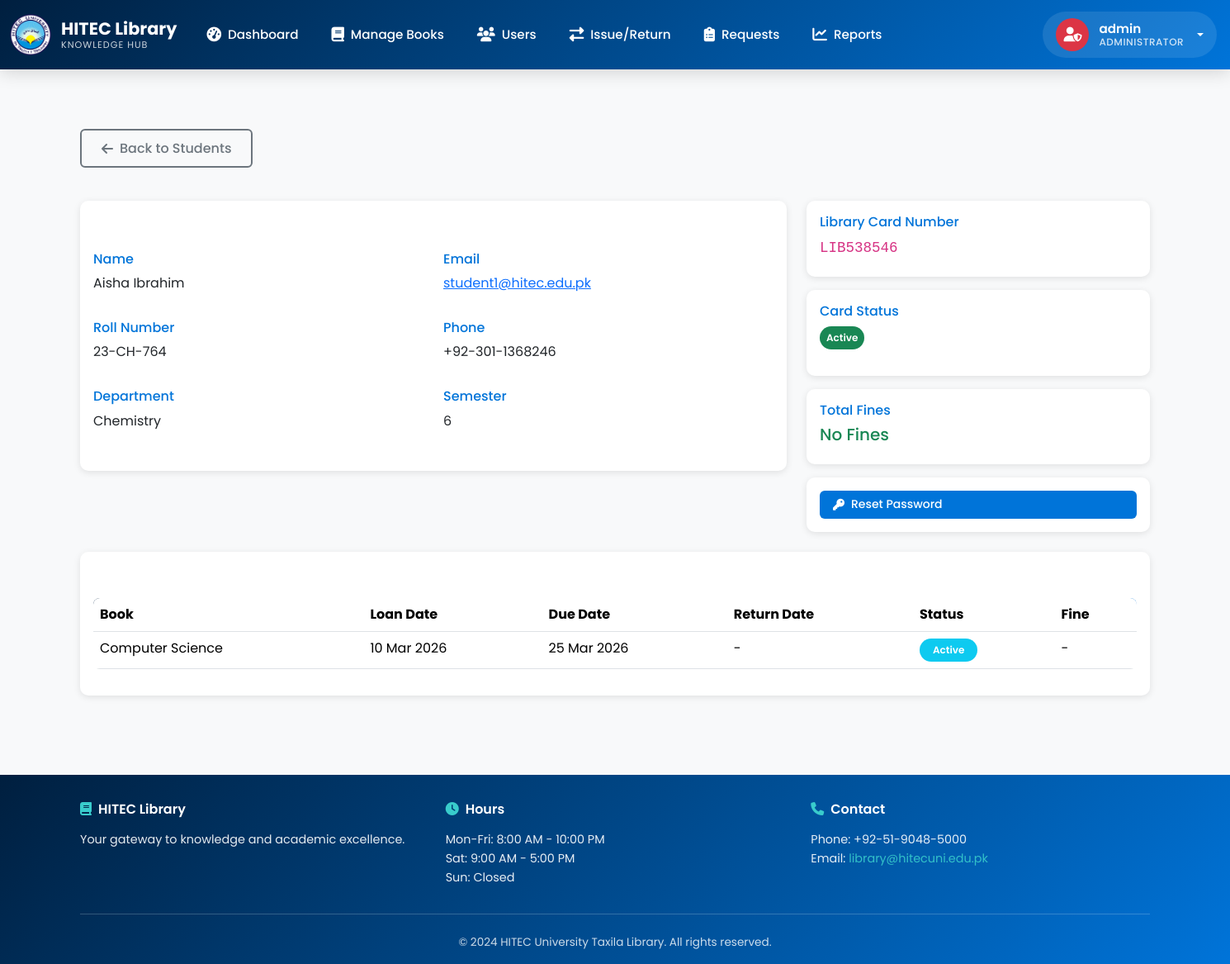
The app's page /admin/students/1 (signed in), older data.
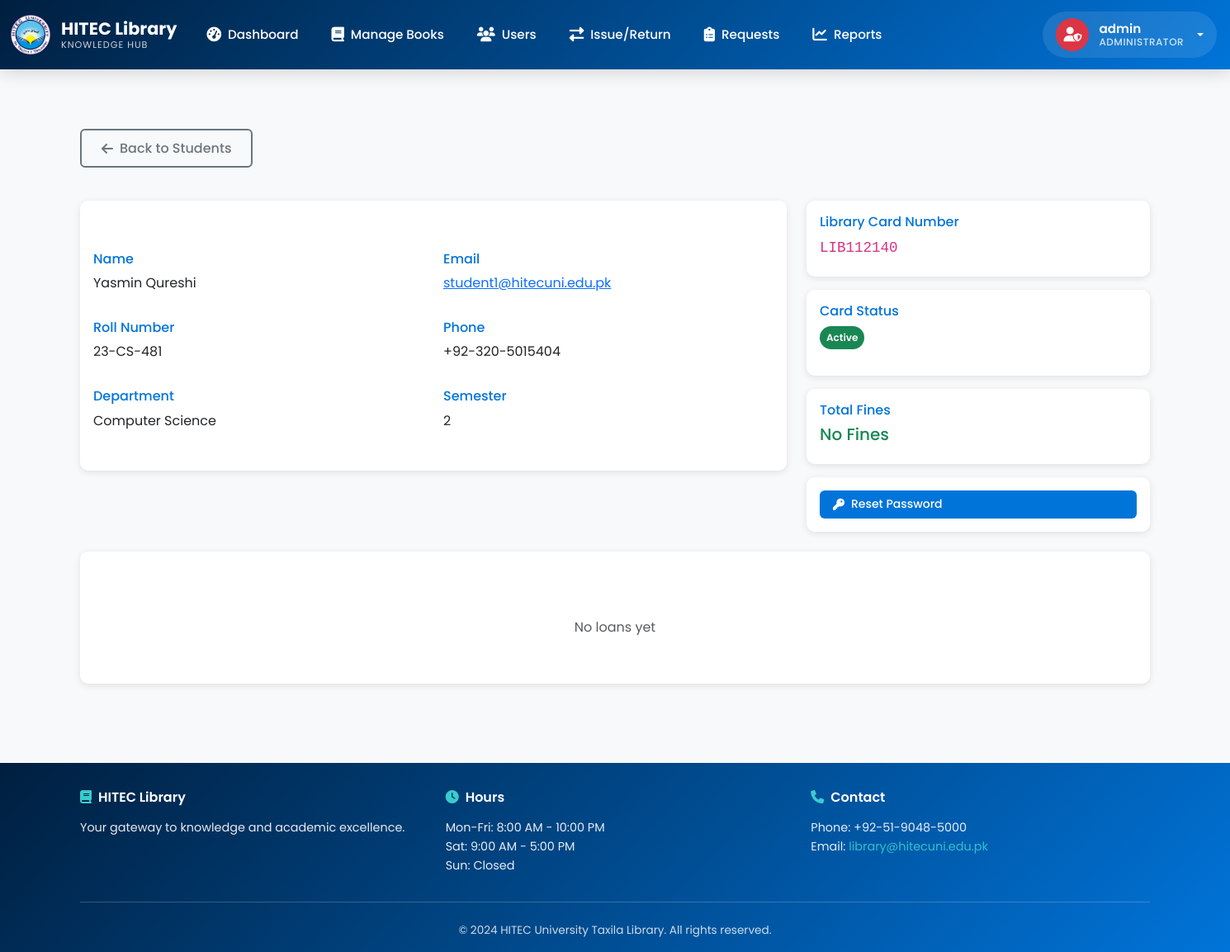
The same page, newer data.
### app.py (models this page shows, shortened)
class Student(db.Model):
    id = db.Column(db.Integer, primary_key=True)
    name = db.Column(db.String(150), nullable=False)
    email = db.Column(db.String(100), unique=True, nullable=False)
    roll_number = db.Column(db.String(20), unique=True, nullable=False)
    phone = db.Column(db.String(15))
    department = db.Column(db.String(100))
    semester = db.Column(db.Integer)
    library_card_number = db.Column(db.String(50), unique=True, nullable=False)
    password_hash = db.Column(db.String(255), nullable=True)  # For student authentication
    card_status = db.Column(db.String(20), default='active')  # active, suspended, expired
    total_fines = db.Column(db.Float, default=0.0)
    registered_at = db.Column(db.DateTime, default=get_utc_now)
    profile_image = db.Column(db.String(500), default='https://ui-avatars.com/api/?name={}&background=random'.format('Student'))
    last_login = db.Column(db.DateTime, nullable=True)
    loans = db.relationship('Loan', backref='student', lazy=True)
    reviews = db.relationship('Review', backref='student', lazy=True)

class Loan(db.Model):
    id = db.Column(db.Integer, primary_key=True)
    student_id = db.Column(db.Integer, db.ForeignKey('student.id'), nullable=False)
    book_id = db.Column(db.Integer, db.ForeignKey('book.id'), nullable=False)
    loan_date = db.Column(db.DateTime, default=get_utc_now)
    due_date = db.Column(db.DateTime, nullable=False)
    return_date = db.Column(db.DateTime)
    is_returned = db.Column(db.Boolean, default=False)
    fine_amount = db.Column(db.Float, default=0.0)
    def calculate_fine(self):
        if not self.is_returned:
            now = get_utc_now()
            if now > self.due_date:
                days_overdue = (now - self.due_date).days
                self.fine_amount = days_overdue * LATE_FEE_PER_DAY
        return self.fine_amount
    def is_overdue(self):
        if not self.is_returned:
            return get_utc_now() > self.due_date
        return False

class Book(db.Model):
    id = db.Column(db.Integer, primary_key=True)
    title = db.Column(db.String(200), nullable=False)
    author = db.Column(db.String(150), nullable=False)
    isbn = db.Column(db.String(20), unique=True)
    genre = db.Column(db.String(50))
    year_published = db.Column(db.Integer)
    publisher = db.Column(db.String(150))
    total_copies = db.Column(db.Integer, default=1)
    available_copies = db.Column(db.Integer, default=1)
    cover_image = db.Column(db.String(500))
    description = db.Column(db.Text)
    average_rating = db.Column(db.Float, default=0.0)
    created_at = db.Column(db.DateTime, default=get_utc_now)
    loans = db.relationship('Loan', backref='book', lazy=True)
    reviews = db.relationship('Review', backref='book', lazy=True)

### app.py (the view)
@app.route('/admin/students/<int:id>')
@login_required
def admin_student_detail(id):
    student = Student.query.get_or_404(id)
    loans = Loan.query.filter_by(student_id=id).order_by(Loan.loan_date.desc()).all()
    rental_requests = BookRentalRequest.query.filter_by(student_id=id).order_by(BookRentalRequest.request_date.desc()).all()
    fine_payments = FinePayment.query.filter_by(student_id=id).order_by(FinePayment.payment_date.desc()).all()
    for loan in loans:
        loan.calculate_fine()
    return render_template('admin/student_detail.html',
                         student=student,
                         loans=loans,
                         rental_requests=rental_requests,
                         fine_payments=fine_payments)

### app.py (called while the page is built)
def get_utc_now():
    return datetime.now(timezone.utc).replace(tzinfo=None)

def login_required(f):
    @wraps(f)
    def decorated_function(*args, **kwargs):
        if 'admin_id' not in session:
            flash('Please login to access this page', 'warning')
            return redirect(url_for('login'))
        return f(*args, **kwargs)
    return decorated_function

### templates/admin/student_detail.html (shortened to what the changed rows need)
{% extends "base.html" %}
{% block content %}
<div class="container py-5">
    <div class="row mb-4">
        <div class="col-md-8">
            <div class="card border-0 shadow-sm">
                <div class="card-body">
                    <div class="row">
                        <div class="col-md-6 mb-3">
                            <h6 class="text-secondary">Name</h6>
                            <p>{{ student.name }}</p>
                        </div>
                        <div class="col-md-6 mb-3">
                            <p><a href="mailto:{{ student.email }}">{{ student.email }}</a></p>
                        </div>
                    </div>
                    <div class="row">
                        <div class="col-md-6 mb-3">
                            <h6 class="text-secondary">Roll Number</h6>
                            <p>{{ student.roll_number }}</p>
                        </div>
                        <div class="col-md-6 mb-3">
                            <h6 class="text-secondary">Phone</h6>
                            <p>{{ student.phone or '-' }}</p>
                        </div>
                    </div>
                    <div class="row">
                        <div class="col-md-6 mb-3">
                            <h6 class="text-secondary">Department</h6>
                            <p>{{ student.department or '-' }}</p>
                        </div>
                        <div class="col-md-6 mb-3">
                            <h6 class="text-secondary">Semester</h6>
                            <p>{{ student.semester or '-' }}</p>
                        </div>
                    </div>
                </div>
            </div>
        </div>
        <div class="col-md-4">
            <div class="card border-0 shadow-sm mb-3">
                <div class="card-body">
                    <p class="h5"><code>{{ student.library_card_number }}</code></p>
                </div>
            </div>
        </div>
    </div>
    <div class="row">
        <div class="col-md-12">
            <div class="card border-0 shadow-sm">
                <div class="card-body">
                    {% if loans %}
                    <div class="table-responsive">
                        <table class="table table-hover">
                            <thead>
                                <tr>
                                    <th>Book</th>
                                    <th>Loan Date</th>
                                    <th>Due Date</th>
                                    <th>Return Date</th>
                                    <th>Status</th>
                                    <th>Fine</th>
                                </tr>
                            </thead>
                            <tbody>
                                {% for loan in loans %}
                                <tr>
                                    <td>{{ loan.book.title }}</td>
                                    <td>{{ loan.loan_date.strftime('%d %b %Y') }}</td>
                                    <td>{{ loan.due_date.strftime('%d %b %Y') }}</td>
                                    <td>
                                        {% if loan.return_date %}
                                        {{ loan.return_date.strftime('%d %b %Y') }}
                                        {% else %}
                                        -
                                        {% endif %}
                                    </td>
                                    <td>
                                        {% if loan.is_returned %}
                                            <span class="badge bg-success">Returned</span>
                                        {% elif loan.is_overdue() %}
                                            <span class="badge bg-danger">Overdue</span>
                                        {% else %}
                                            <span class="badge bg-info">Active</span>
                                        {% endif %}
                                    </td>
                                    <td>
                                        {% if loan.fine_amount > 0 %}
                                        <span class="badge bg-warning">PKR {{ "%.2f"|format(loan.fine_amount) }}</span>
                                        {% else %}
                                        -
                                        {% endif %}
                                    </td>
                                </tr>
                                {% endfor %}
                            </tbody>
                        </table>
                    </div>
                    {% else %}
                    <p class="text-muted text-center py-4">No loans yet</p>
                    {% endif %}
                </div>
            </div>
        </div>
    </div>
</div>
{% endblock %}

Row changes from the older to the newer data that the page shows:
removed Loan: book "Computer Science", loan_date "10 Mar 2026", due_date "25 Mar 2026", is_returned "Active"
changed Student: name "Aisha Ibrahim" → "Yasmin Qureshi"; email "student1@hitec.edu.pk" → "student1@hitecuni.edu.pk"; roll_number "23-CH-764" → "23-CS-481"; phone "+92-301-1368246" → "+92-320-5015404"; department "Chemistry" → "Computer Science"; semester "6" → "2"; library_card_number "LIB538546" → "LIB112140"
Text that changed along with them:
text no longer shown: "Book Loan Date Due Date Return Date Status Fine"
text now shown: "No loans yet"
